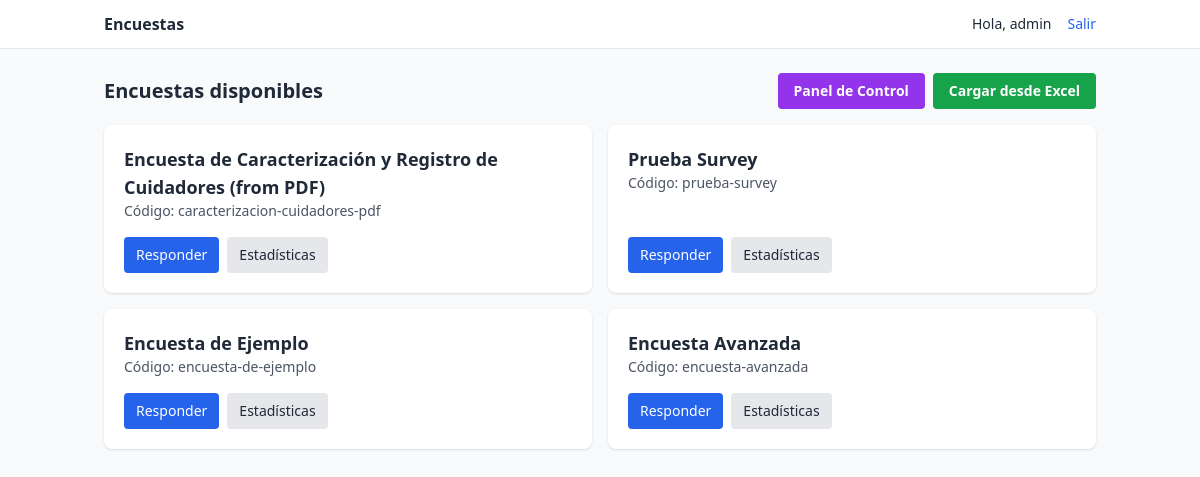
The app's page / (signed in) with its own data.
### surveys/models.py (models this page shows, shortened)
class Survey(models.Model):
    name = models.CharField(max_length=200, unique=True)
    description = models.TextField(blank=True)
    code = models.SlugField(max_length=80, unique=True)
    is_active = models.BooleanField(default=True)
    created_at = models.DateTimeField(auto_now_add=True)
    require_token = models.BooleanField(default=False)

### surveys/views.py (the view)
# urls.py: path("", views.survey_list, name="list"),
@login_required
def survey_list(request):
    surveys = Survey.objects.filter(is_active=True)
    return render(request, 'surveys/survey_list.html', {'surveys': surveys})

### surveys/templates/surveys/survey_list.html (shortened to what this page needs)
{% extends "surveys/base.html" %}
{% block content %}
<div class="flex justify-between items-center mb-4">
  <h1 class="text-xl font-semibold">Encuestas disponibles</h1>
  <div class="flex space-x-2">
    <a href="{% url 'surveys:dashboard' %}" class="px-4 py-2 rounded bg-purple-600 text-white text-sm font-semibold hover:bg-purple-700">
      Panel de Control
    </a>
    <a href="{% url 'surveys:survey_upload' %}" class="px-4 py-2 rounded bg-green-600 text-white text-sm font-semibold hover:bg-green-700">
      Cargar desde Excel
    </a>
  </div>
</div>
<div class="grid sm:grid-cols-2 gap-4">
  {% for s in surveys %}
    <div class="bg-white p-5 rounded-lg shadow flex flex-col justify-between">
      <div>
        <h2 class="font-semibold text-lg">{{ s.name }}</h2>
        <p class="text-sm text-gray-600">Código: {{ s.code }}</p>
      </div>
      <div class="mt-4 flex space-x-2">
        <a href="{% url 'surveys:fill' s.code %}" class="px-3 py-2 rounded bg-blue-600 text-white text-sm">Responder</a>
        <a href="{% url 'surveys:stats' s.code %}" class="px-3 py-2 rounded bg-gray-200 text-gray-800 text-sm">Estadísticas</a>
      </div>
    </div>
  {% empty %}
    <p>No hay encuestas activas.</p>
  {% endfor %}
</div>
{% endblock %}

### surveys/templates/surveys/base.html (shortened to what this page needs)
{% load static %}
<!doctype html>
<html lang="es">
<head>
  <script src="https://cdn.tailwindcss.com"></script>
</head>
<body class="bg-gray-50 text-gray-800">
  <nav class="bg-white border-b sticky top-0 z-10">
    <div class="max-w-5xl mx-auto px-4 py-3 flex items-center justify-between">
      <a href="{% url 'surveys:list' %}" class="flex items-center gap-2 font-semibold">
        Encuestas
      </a>
      <div class="flex items-center gap-4">
        {% if user.is_authenticated %}
          <span class="text-sm">Hola, {{ user.username }}</span>
          <a class="text-sm text-blue-600" href="{% url 'logout' %}">Salir</a>
        {% elif not public %}
          <a class="text-sm text-blue-600" href="{% url 'login' %}">Ingresar</a>
          <a class="text-sm text-blue-600" href="{% url 'signup' %}">Crear cuenta</a>
        {% endif %}
      </div>
    </div>
  </nav>
  <main class="max-w-5xl mx-auto px-4 py-6">
    {% block content %}{% endblock %}
  </main>
</body>
</html>

### records on screen
Survey: name "Encuesta de Caracterización y Registro de Cuidadores (from PDF)", code "caracterizacion-cuidadores-pdf"
Survey: name "Prueba Survey", code "prueba-survey"
Survey: name "Encuesta de Ejemplo", code "encuesta-de-ejemplo"
Survey: name "Encuesta Avanzada", code "encuesta-avanzada"

### other values on screen
{{ user.username }} "admin"
